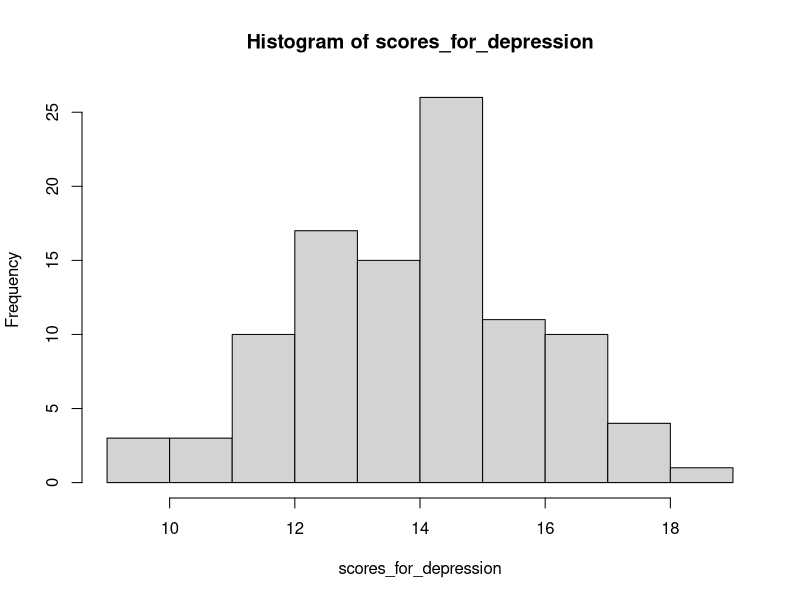

Here is the R script that generated this plot:
## ---- chunk 1

my_name <- "Argyris"
my_name

my_numbers <- c(36,12,6)
my_numbers
## ---- chunk 2
n <- 100
n
scores_for_depression <- rnorm(n, 14, 2)
scores_for_depression
hist(scores_for_depression)



## ---- chunk 3
ids = paste0("aiginiteion_",  1:n)
ids

## ---- chunk 4
aiginiteion_dep <- data.frame(
  ids = paste0("aiginiteion_",  1:n),
  dep_score = round(rnorm(n, 14, 2), 0)
)

head(aiginiteion_dep)
# rows, columns
dim(aiginiteion_dep)
## ---- chunk 5
community_dep <- data.frame(
  ids = paste0("community_", 1:n),
  dep_score = round(rnorm(n, 8, 2), 0)
)
head(community_dep)
